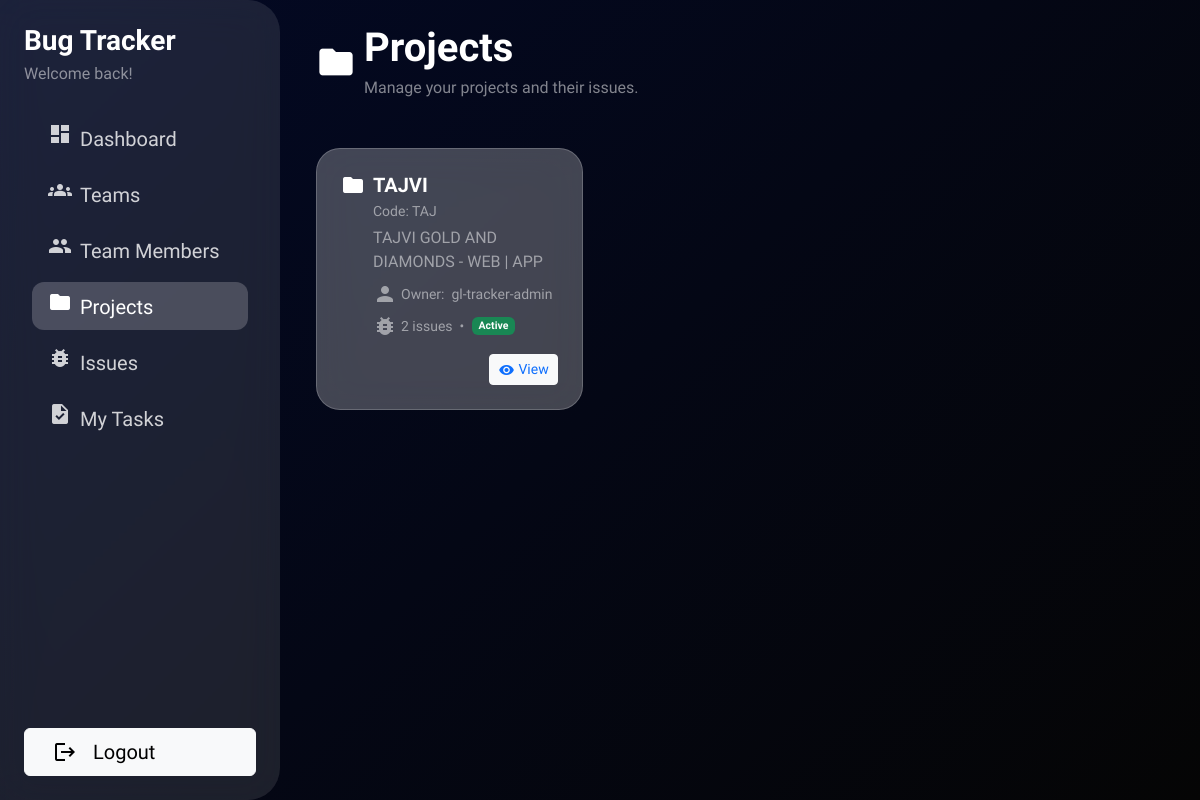
The app's page /projects/ (signed in), older data.
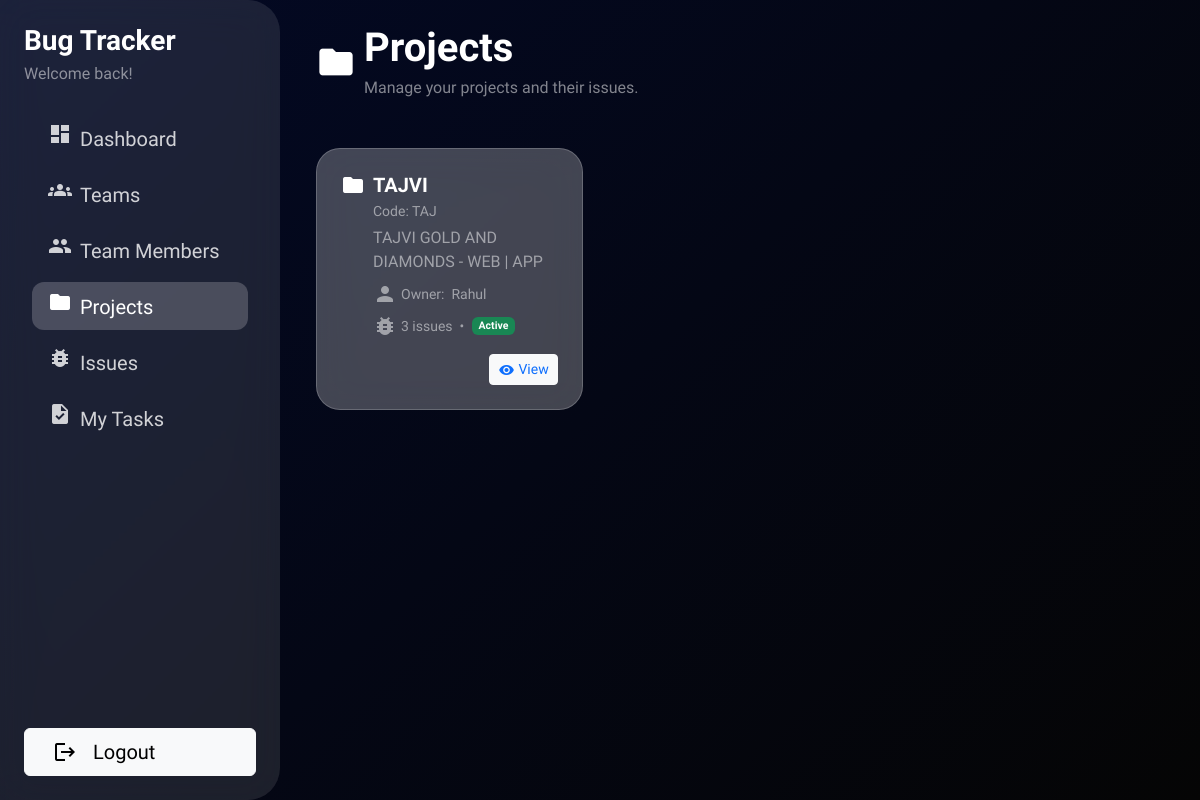
The same page, newer data.
### issues/models.py (models this page shows, shortened)
class Project(models.Model):
    name = models.CharField(max_length=255)
    code = models.CharField(max_length=50, unique=True)
    description = models.TextField(blank=True)
    owner = models.ForeignKey(
        settings.AUTH_USER_MODEL,
        on_delete=models.SET_NULL,
        null=True,
        blank=True,
        related_name='owned_projects',
    )
    team = models.ForeignKey(
        'users.Team',  # change this string if your Team model lives elsewhere
        on_delete=models.SET_NULL,
        null=True,
        blank=True,
        related_name='projects',
    )
    is_active = models.BooleanField(default=True)
    created_by = models.ForeignKey(
        settings.AUTH_USER_MODEL,
        on_delete=models.SET_NULL,
        null=True,
        blank=True,
        related_name='created_projects',
    )
    created_at = models.DateTimeField(auto_now_add=True)
    updated_at = models.DateTimeField(auto_now=True)
    class Meta:
        ordering = ['name']

### users/models.py (models this page shows)
class User(AbstractUser):
    pass

### issues/views.py (the view)
# urls.py: path('projects/', ProjectListView.as_view(), name='project_list'),
class ProjectListView(LoginRequiredMixin, ListView):
    model = Project
    template_name = 'issues/project_list.html'
    context_object_name = 'projects'
    def get_queryset(self):
        return Project.objects.select_related('owner', 'team').all()

### users/models.py (called while the page is built)
    def has_management_role(self):
        return self.role in getattr(settings, 'MANAGEMENT_ROLES', [])

### templates/issues/project_list.html (shortened to what this page needs)
{% extends "users/index.html" %}
{% block nav_projects_active %}active{% endblock %}
{% block dashboard_content %}
{% block page_header %}
<div class="row mb-5">
    <div class="col d-flex align-items-center">
        <span class="material-icons text-white fs-1 me-2">folder</span>
        <div>
            <h1 class="text-white fw-bold mb-1">Projects</h1>
            <p class="text-white-50 mb-0">Manage your projects and their issues.</p>
        </div>
    </div>
</div>
{% endblock %}
{% block content %}
<div class="row g-4">
    {% for project in projects %}
    <div class="col-12 col-md-6 col-lg-4">
        <div class="glass-card p-4 h-100">
            <div class="d-flex align-items-start mb-2">
                <div class="me-2">
                    <span class="material-icons text-white">folder</span>
                </div>
                <div class="flex-grow-1">
                    <h5 class="fw-bold text-white mb-1">
                        <a href="{% url 'issues:project_detail' project.pk %}" class="text-decoration-none text-white">
                            {{ project.name }}
                        </a>
                    </h5>
                    {% if project.code %}
                        <p class="text-white-50 mb-1 small">Code: {{ project.code }}</p>
                    {% endif %}
                    {% if project.description %}
                        <p class="text-white-50 mb-2">
                            {{ project.description|truncatewords:15 }}
                        </p>
                    {% endif %}
                    <small class="text-white-50 d-flex align-items-center mb-2">
                        <span class="material-icons small me-1">person</span>
                        Owner:
                        {% if project.owner %}
                            &nbsp;{{ project.owner.get_short_name|default:project.owner.username }}
                        {% else %}
                            &nbsp;<em>Unassigned</em>
                        {% endif %}
                    </small>
                    <small class="text-white-50 d-flex align-items-center">
                        <span class="material-icons small me-1">bug_report</span>
                        {{ project.issues.count }} issues
                        {% if project.is_active %}
                            &nbsp;•&nbsp;<span class="badge bg-success ms-1">Active</span>
                        {% else %}
                            &nbsp;•&nbsp;<span class="badge bg-secondary ms-1">Inactive</span>
                        {% endif %}
                    </small>
                </div>
            </div>
            <div class="d-flex justify-content-end gap-2 mt-3">
                <a href="{% url 'issues:project_detail' project.pk %}"
                   class="btn btn-sm btn-light text-primary d-flex align-items-center">
                    <span class="material-icons me-1" style="font-size:16px;">visibility</span>
                    View
                </a>
            </div>
        </div>
    </div>
    {% endfor %}
</div>
{% endblock %}
{% endblock %}

Row changes from the older to the newer data that the page shows:
changed Project "TAJVI": owner.get_short_name "gl-tracker-admin" → "Rahul"; issues.count "2" → "3"
